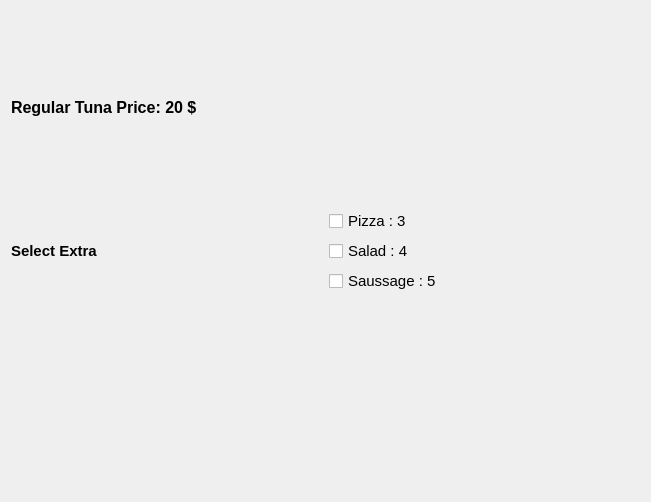
<?xml version="1.0" encoding="UTF-8"?>
<ui version="4.0">
 <class>Dialog</class>
 <widget class="QDialog" name="Dialog">
  <property name="geometry">
   <rect>
    <x>0</x>
    <y>0</y>
    <width>651</width>
    <height>502</height>
   </rect>
  </property>
  <property name="windowTitle">
   <string>PyQt6 QCheckbox</string>
  </property>
  <layout class="QVBoxLayout" name="verticalLayout_7">
   <item>
    <layout class="QVBoxLayout" name="verticalLayout">
     <item>
      <widget class="QLabel" name="label">
       <property name="font">
        <font>
         <pointsize>12</pointsize>
         <weight>75</weight>
         <bold>true</bold>
        </font>
       </property>
       <property name="text">
        <string>Regular Tuna Price: 20 $</string>
       </property>
      </widget>
     </item>
     <item>
      <layout class="QHBoxLayout" name="horizontalLayout_6">
       <item>
        <widget class="QLabel" name="label_2">
         <property name="font">
          <font>
           <pointsize>11</pointsize>
           <weight>75</weight>
           <bold>true</bold>
          </font>
         </property>
         <property name="text">
          <string>Select Extra</string>
         </property>
        </widget>
       </item>
       <item>
        <layout class="QVBoxLayout" name="verticalLayout_6">
         <item>
          <widget class="QCheckBox" name="checkBoxPizza">
           <property name="font">
            <font>
             <pointsize>11</pointsize>
            </font>
           </property>
           <property name="text">
            <string>Pizza : 3</string>
           </property>
          </widget>
         </item>
         <item>
          <widget class="QCheckBox" name="checkBoxSalad">
           <property name="font">
            <font>
             <pointsize>11</pointsize>
            </font>
           </property>
           <property name="text">
            <string>Salad : 4</string>
           </property>
          </widget>
         </item>
         <item>
          <widget class="QCheckBox" name="checkBoxSaussage">
           <property name="font">
            <font>
             <pointsize>11</pointsize>
            </font>
           </property>
           <property name="text">
            <string>Saussage : 5</string>
           </property>
          </widget>
         </item>
        </layout>
       </item>
      </layout>
     </item>
     <item>
      <widget class="QLabel" name="labelResult">
       <property name="font">
        <font>
         <pointsize>15</pointsize>
         <weight>75</weight>
         <italic>true</italic>
         <bold>true</bold>
        </font>
       </property>
       <property name="text">
        <string/>
       </property>
      </widget>
     </item>
    </layout>
   </item>
  </layout>
 </widget>
 <resources/>
 <connections/>
</ui>
